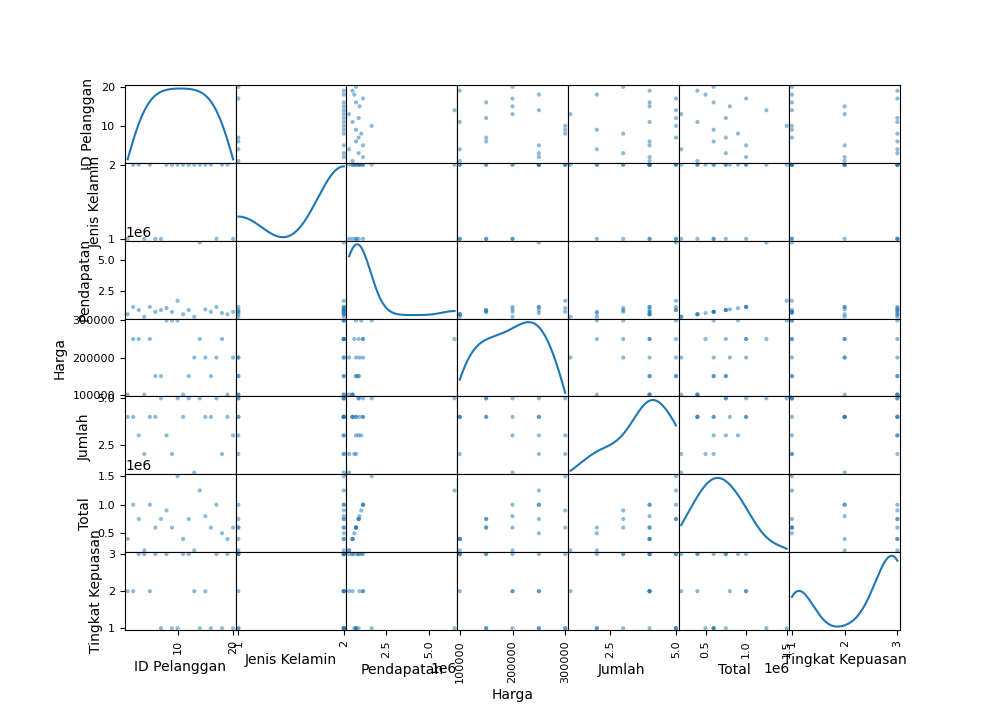

Recreate this plot in Python.
from pandas.plotting import scatter_matrix
import pandas as pd
import matplotlib.pyplot as plt
raw_data = pd.read_csv("https://storage.googleapis.com/dqlab-dataset/dataset_statistic.csv", sep=';')
plt.clf()

_, ax = plt.subplots(1, 1, figsize=(10,10))
scatter_matrix(raw_data, diagonal='kde', ax=ax)
plt.show()

# 8: UserWarning: To output multiple subplots, the figure containing the passed axes is being cleared
#   scatter_matrix(raw_data, diagonal='kde', ax=ax)
